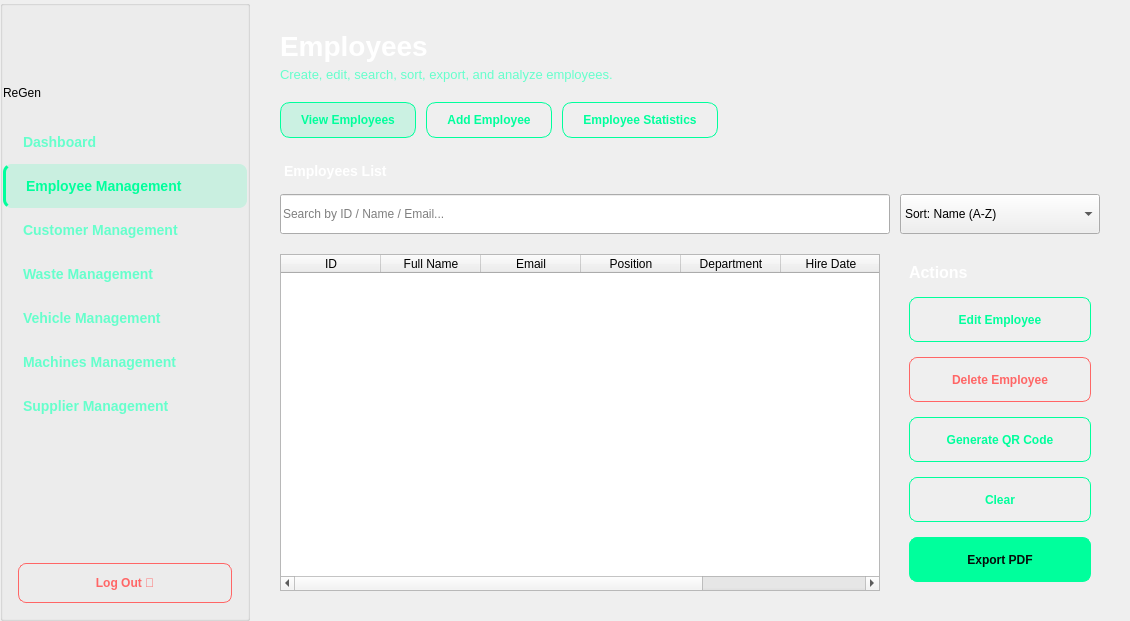
    <widget class="QWidget" name="employe">
     <layout class="QHBoxLayout" name="employeeMainLayout">
      <property name="spacing">
       <number>0</number>
      </property>
      <property name="leftMargin">
       <number>0</number>
      </property>
      <property name="topMargin">
       <number>0</number>
      </property>
      <property name="rightMargin">
       <number>0</number>
      </property>
      <property name="bottomMargin">
       <number>0</number>
      </property>
      <item>
       <widget class="QGroupBox" name="sidebarGroup">
        <property name="minimumSize">
         <size>
          <width>250</width>
          <height>0</height>
         </size>
        </property>
        <property name="maximumSize">
         <size>
          <width>250</width>
          <height>16777215</height>
         </size>
        </property>
        <property name="title">
         <string/>
        </property>
        <layout class="QVBoxLayout" name="sidebarLayout">
         <property name="spacing">
          <number>0</number>
         </property>
         <property name="leftMargin">
          <number>0</number>
         </property>
         <property name="topMargin">
          <number>0</number>
         </property>
         <property name="rightMargin">
          <number>0</number>
         </property>
         <property name="bottomMargin">
          <number>0</number>
         </property>
         <item>
          <layout class="QHBoxLayout" name="empLogoContainerLayout">
           <item>
            <spacer name="horizontalSpacer_empLogoLeft">
             <property name="orientation">
              <enum>Qt::Orientation::Horizontal</enum>
             </property>
             <property name="sizeHint" stdset="0">
              <size>
               <width>0</width>
               <height>0</height>
              </size>
             </property>
            </spacer>
           </item>
           <item>
            <widget class="QLabel" name="empSidebarLogo">
             <property name="minimumSize">
              <size>
               <width>180</width>
               <height>80</height>
              </size>
             </property>
             <property name="maximumSize">
              <size>
               <width>180</width>
               <height>80</height>
              </size>
             </property>
             <property name="text">
              <string/>
             </property>
             <property name="pixmap">
              <pixmap resource="resource.qrc">:/image/images/logo.png</pixmap>
             </property>
             <property name="scaledContents">
              <bool>false</bool>
             </property>
             <property name="alignment">
              <set>Qt::AlignmentFlag::AlignCenter</set>
             </property>
            </widget>
           </item>
           <item>
            <spacer name="horizontalSpacer_empLogoRight">
             <property name="orientation">
              <enum>Qt::Orientation::Horizontal</enum>
             </property>
             <property name="sizeHint" stdset="0">
              <size>
               <width>0</width>
               <height>0</height>
              </size>
             </property>
            </spacer>
           </item>
          </layout>
         </item>
         <item>
          <widget class="QLabel" name="empSidebarTitle">
           <property name="text">
            <string>ReGen</string>
           </property>
          </widget>
         </item>
         <item>
          <spacer name="verticalSpacer_empSidebar1">
           <property name="orientation">
            <enum>Qt::Orientation::Vertical</enum>
           </property>
           <property name="sizeType">
            <enum>QSizePolicy::Policy::Fixed</enum>
           </property>
           <property name="sizeHint" stdset="0">
            <size>
             <width>20</width>
             <height>20</height>
            </size>
           </property>
          </spacer>
         </item>
         <item>
          <widget class="QPushButton" name="btnEmpDashboard">
           <property name="styleSheet">
            <string notr="true">QPushButton {
    background-color: transparent;
    border: none;
    border-radius: 8px;
    padding: 14px 20px;
    color: #66ffcc;
    text-align: left;
    font-size: 14px;
    font-weight: 500;
}

QPushButton:hover {
    background-color: rgba(0, 255, 156, 0.1);
    color: #00ff9c;
}</string>
           </property>
           <property name="text">
            <string>Dashboard</string>
           </property>
          </widget>
         </item>
         <item>
          <widget class="QPushButton" name="btnEmpEmployee">
           <property name="styleSheet">
            <string notr="true">QPushButton {
    background-color: rgba(0, 255, 156, 0.15);
    border: none;
    border-radius: 8px;
    padding: 14px 20px;
    color: #00ff9c;
    text-align: left;
    font-size: 14px;
    font-weight: 600;
    border-left: 3px solid #00ff9c;
}</string>
           </property>
           <property name="text">
            <string>Employee Management</string>
           </property>
          </widget>
         </item>
         <item>
          <widget class="QPushButton" name="btnEmpCustomer">
           <property name="styleSheet">
            <string notr="true">QPushButton {
    background-color: transparent;
    border: none;
    border-radius: 8px;
    padding: 14px 20px;
    color: #66ffcc;
    text-align: left;
    font-size: 14px;
    font-weight: 500;
}

QPushButton:hover {
    background-color: rgba(0, 255, 156, 0.1);
    color: #00ff9c;
}</string>
           </property>
           <property name="text">
            <string>Customer Management</string>
           </property>
          </widget>
         </item>
         <item>
          <widget class="QPushButton" name="btnEmpWaste">
           <property name="styleSheet">
            <string notr="true">QPushButton {
    background-color: transparent;
    border: none;
    border-radius: 8px;
    padding: 14px 20px;
    color: #66ffcc;
    text-align: left;
    font-size: 14px;
    font-weight: 500;
}

QPushButton:hover {
    background-color: rgba(0, 255, 156, 0.1);
    color: #00ff9c;
}</string>
           </property>
           <property name="text">
            <string>Waste Management</string>
           </property>
          </widget>
         </item>
         <item>
          <widget class="QPushButton" name="btnEmpVehicle">
           <property name="styleSheet">
            <string notr="true">QPushButton {
    background-color: transparent;
    border: none;
    border-radius: 8px;
    padding: 14px 20px;
    color: #66ffcc;
    text-align: left;
    font-size: 14px;
    font-weight: 500;
}

QPushButton:hover {
    background-color: rgba(0, 255, 156, 0.1);
    color: #00ff9c;
}</string>
           </property>
           <property name="text">
            <string>Vehicle Management</string>
           </property>
          </widget>
         </item>
         <item>
          <widget class="QPushButton" name="btnEmpMachines">
           <property name="styleSheet">
            <string notr="true">QPushButton {
    background-color: transparent;
    border: none;
    border-radius: 8px;
    padding: 14px 20px;
    color: #66ffcc;
    text-align: left;
    font-size: 14px;
    font-weight: 500;
}

QPushButton:hover {
    background-color: rgba(0, 255, 156, 0.1);
    color: #00ff9c;
}</string>
           </property>
           <property name="text">
            <string>Machines Management</string>
           </property>
          </widget>
         </item>
         <item>
          <widget class="QPushButton" name="btnEmpSupplier">
           <property name="styleSheet">
            <string notr="true">QPushButton {
    background-color: transparent;
    border: none;
    border-radius: 8px;
    padding: 14px 20px;
    color: #66ffcc;
    text-align: left;
    font-size: 14px;
    font-weight: 500;
}

QPushButton:hover {
    background-color: rgba(0, 255, 156, 0.1);
    color: #00ff9c;
}</string>
           </property>
           <property name="text">
            <string>Supplier Management</string>
           </property>
          </widget>
         </item>
         <item>
          <spacer name="verticalSpacer_empSidebar2">
           <property name="orientation">
            <enum>Qt::Orientation::Vertical</enum>
           </property>
           <property name="sizeHint" stdset="0">
            <size>
             <width>0</width>
             <height>0</height>
            </size>
           </property>
          </spacer>
         </item>
         <item>
          <widget class="QPushButton" name="btnEmpLogout">
           <property name="styleSheet">
            <string notr="true">QPushButton {
    background-color: transparent;
    border: 1px solid #ff6666;
    border-radius: 8px;
    padding: 12px 20px;
    color: #ff6666;
    font-weight: 600;
    margin: 0px 15px 15px 15px;
}

QPushButton:hover {
    background-color: rgba(255, 102, 102, 0.1);
}</string>
           </property>
           <property name="text">
            <string>Log Out 🚪</string>
           </property>
          </widget>
         </item>
        </layout>
       </widget>
      </item>
      <item>
       <widget class="QWidget" name="empMainContent" native="true">
        <layout class="QVBoxLayout" name="empContentLayout">
         <property name="spacing">
          <number>20</number>
         </property>
         <property name="leftMargin">
          <number>30</number>
         </property>
         <property name="topMargin">
          <number>30</number>
         </property>
         <property name="rightMargin">
          <number>30</number>
         </property>
         <property name="bottomMargin">
          <number>30</number>
         </property>
         <item>
          <layout class="QHBoxLayout" name="empHeaderLayout">
           <item>
            <layout class="QVBoxLayout" name="empTitleLayout">
             <property name="spacing">
              <number>5</number>
             </property>
             <item>
              <widget class="QLabel" name="empPageTitle">
               <property name="styleSheet">
                <string notr="true">QLabel {
    font-size: 28px;
    font-weight: 700;
    color: #ffffff;
    background: transparent;
    border: none;
}</string>
               </property>
               <property name="text">
                <string>Employees</string>
               </property>
              </widget>
             </item>
             <item>
              <widget class="QLabel" name="empPageSubtitle">
               <property name="styleSheet">
                <string notr="true">QLabel {
    font-size: 13px;
    font-weight: 400;
    color: #66ffcc;
    background: transparent;
    border: none;
}</string>
               </property>
               <property name="text">
                <string>Create, edit, search, sort, export, and analyze employees.</string>
               </property>
              </widget>
             </item>
            </layout>
           </item>
           <item>
            <spacer name="horizontalSpacer_empHeader">
             <property name="orientation">
              <enum>Qt::Orientation::Horizontal</enum>
             </property>
             <property name="sizeHint" stdset="0">
              <size>
               <width>0</width>
               <height>0</height>
              </size>
             </property>
            </spacer>
           </item>
          </layout>
         </item>
         <item>
          <layout class="QHBoxLayout" name="empTopActionsLayout">
           <property name="spacing">
            <number>10</number>
           </property>
           <item>
            <widget class="QPushButton" name="btnEmpView">
             <property name="styleSheet">
              <string notr="true">QPushButton {
    background-color: rgba(0, 255, 156, 0.15);
    border: 1px solid #00ff9c;
    border-radius: 10px;
    padding: 10px 20px;
    color: #00ff9c;
    font-weight: 600;
}</string>
             </property>
             <property name="text">
              <string>View Employees</string>
             </property>
            </widget>
           </item>
           <item>
            <widget class="QPushButton" name="btnEmpAdd">
             <property name="styleSheet">
              <string notr="true">QPushButton {
    background-color: transparent;
    border: 1px solid #00ff9c;
    border-radius: 10px;
    padding: 10px 20px;
    color: #00ff9c;
    font-weight: 600;
}

QPushButton:hover {
    background-color: rgba(0, 255, 156, 0.1);
}</string>
             </property>
             <property name="text">
              <string>Add Employee</string>
             </property>
            </widget>
           </item>
           <item>
            <widget class="QPushButton" name="btnEmpStats">
             <property name="styleSheet">
              <string notr="true">QPushButton {
    background-color: transparent;
    border: 1px solid #00ff9c;
    border-radius: 10px;
    padding: 10px 20px;
    color: #00ff9c;
    font-weight: 600;
}

QPushButton:hover {
    background-color: rgba(0, 255, 156, 0.1);
}</string>
             </property>
             <property name="text">
              <string>Employee Statistics</string>
             </property>
            </widget>
           </item>
           <item>
            <spacer name="horizontalSpacer_empTopActions">
             <property name="orientation">
              <enum>Qt::Orientation::Horizontal</enum>
             </property>
             <property name="sizeHint" stdset="0">
              <size>
               <width>0</width>
               <height>0</height>
              </size>
             </property>
            </spacer>
           </item>
          </layout>
         </item>
         <item>
          <widget class="QWidget" name="empSearchWidget" native="true">
           <layout class="QVBoxLayout" name="empSearchLayout">
            <property name="spacing">
             <number>10</number>
            </property>
            <property name="leftMargin">
             <number>0</number>
            </property>
            <property name="topMargin">
             <number>0</number>
            </property>
            <property name="rightMargin">
             <number>0</number>
            </property>
            <property name="bottomMargin">
             <number>0</number>
            </property>
            <item>
             <widget class="QLabel" name="lblEmpList">
              <property name="styleSheet">
               <string notr="true">QLabel {
    font-size: 14px;
    font-weight: 600;
    color: #ffffff;
    background: transparent;
    border: none;
    padding: 5px 0px;
}</string>
              </property>
              <property name="text">
               <string>Employees List</string>
              </property>
             </widget>
            </item>
            <item>
             <layout class="QHBoxLayout" name="empSearchInputLayout">
              <property name="spacing">
               <number>10</number>
              </property>
              <item>
               <widget class="QLineEdit" name="empSearchBox">
                <property name="minimumSize">
                 <size>
                  <width>0</width>
                  <height>40</height>
                 </size>
                </property>
                <property name="placeholderText">
                 <string>Search by ID / Name / Email...</string>
                </property>
               </widget>
              </item>
              <item>
               <widget class="QComboBox" name="empSortComboBox">
                <property name="minimumSize">
                 <size>
                  <width>200</width>
                  <height>40</height>
                 </size>
                </property>
                <property name="maximumSize">
                 <size>
                  <width>250</width>
                  <height>16777215</height>
                 </size>
                </property>
                <item>
                 <property name="text">
                  <string>Sort: Name (A-Z)</string>
                 </property>
                </item>
                <item>
                 <property name="text">
                  <string>Sort: Department</string>
                 </property>
                </item>
                <item>
                 <property name="text">
                  <string>Sort: Salary</string>
                 </property>
                </item>
                <item>
                 <property name="text">
                  <string>Sort: Date (Newest)</string>
                 </property>
                </item>
               </widget>
              </item>
             </layout>
            </item>
           </layout>
          </widget>
         </item>
         <item>
          <layout class="QHBoxLayout" name="empTableActionsLayout">
           <property name="spacing">
            <number>20</number>
           </property>
           <item>
            <widget class="QTableWidget" name="empTable">
             <property name="minimumSize">
              <size>
               <width>600</width>
               <height>0</height>
              </size>
             </property>
             <property name="selectionMode">
              <enum>QAbstractItemView::SelectionMode::SingleSelection</enum>
             </property>
             <property name="selectionBehavior">
              <enum>QAbstractItemView::SelectionBehavior::SelectRows</enum>
             </property>
             <column>
              <property name="text">
               <string>ID</string>
              </property>
             </column>
             <column>
              <property name="text">
               <string>Full Name</string>
              </property>
             </column>
             <column>
              <property name="text">
               <string>Email</string>
              </property>
             </column>
             <column>
              <property name="text">
               <string>Position</string>
              </property>
             </column>
             <column>
              <property name="text">
               <string>Department</string>
              </property>
             </column>
             <column>
              <property name="text">
               <string>Hire Date</string>
              </property>
             </column>
             <column>
              <property name="text">
               <string>Salary</string>
              </property>
             </column>
            </widget>
           </item>
           <item>
            <widget class="QFrame" name="empActionsPanel">
             <property name="minimumSize">
              <size>
               <width>200</width>
               <height>0</height>
              </size>
             </property>
             <property name="maximumSize">
              <size>
               <width>220</width>
               <height>16777215</height>
              </size>
             </property>
             <layout class="QVBoxLayout" name="empActionsPanelLayout">
              <property name="spacing">
               <number>15</number>
              </property>
              <item>
               <widget class="QLabel" name="lblEmpActions">
                <property name="styleSheet">
                 <string notr="true">QLabel {
    font-size: 16px;
    font-weight: 600;
    color: #ffffff;
    background: transparent;
    border: none;
    padding: 0px;
}</string>
                </property>
                <property name="text">
                 <string>Actions</string>
                </property>
               </widget>
              </item>
              <item>
               <widget class="QPushButton" name="btnEmpEdit">
                <property name="minimumSize">
                 <size>
                  <width>0</width>
                  <height>45</height>
                 </size>
                </property>
                <property name="styleSheet">
                 <string notr="true">QPushButton {
    background-color: transparent;
    border: 1px solid #00ff9c;
    border-radius: 8px;
    padding: 12px 15px;
    color: #00ff9c;
    font-weight: 500;
}

QPushButton:hover {
    background-color: rgba(0, 255, 156, 0.1);
}</string>
                </property>
                <property name="text">
                 <string>Edit Employee</string>
                </property>
               </widget>
              </item>
              <item>
               <widget class="QPushButton" name="btnEmpDelete">
                <property name="minimumSize">
                 <size>
                  <width>0</width>
                  <height>45</height>
                 </size>
                </property>
                <property name="styleSheet">
                 <string notr="true">QPushButton {
    background-color: transparent;
    border: 1px solid #ff6666;
    border-radius: 8px;
    padding: 12px 15px;
    color: #ff6666;
    font-weight: 500;
}

QPushButton:hover {
    background-color: rgba(255, 102, 102, 0.1);
}</string>
                </property>
                <property name="text">
                 <string>Delete Employee</string>
                </property>
               </widget>
              </item>
              <item>
               <widget class="QPushButton" name="btnEmpQRCode">
                <property name="minimumSize">
                 <size>
                  <width>0</width>
                  <height>45</height>
                 </size>
                </property>
                <property name="styleSheet">
                 <string notr="true">QPushButton {
    background-color: transparent;
    border: 1px solid #00ff9c;
    border-radius: 8px;
    padding: 12px 15px;
    color: #00ff9c;
    font-weight: 500;
}

QPushButton:hover {
    background-color: rgba(0, 255, 156, 0.1);
}</string>
                </property>
                <property name="text">
                 <string>Generate QR Code</string>
                </property>
               </widget>
              </item>
              <item>
               <widget class="QPushButton" name="btnEmpClear">
                <property name="minimumSize">
                 <size>
                  <width>0</width>
                  <height>45</height>
                 </size>
                </property>
                <property name="styleSheet">
                 <string notr="true">QPushButton {
    background-color: transparent;
    border: 1px solid #00ff9c;
    border-radius: 8px;
    padding: 12px 15px;
    color: #00ff9c;
    font-weight: 500;
}

QPushButton:hover {
    background-color: rgba(0, 255, 156, 0.1);
}</string>
                </property>
                <property name="text">
                 <string>Clear</string>
                </property>
               </widget>
              </item>
              <item>
               <spacer name="verticalSpacer_empActions">
                <property name="orientation">
                 <enum>Qt::Orientation::Vertical</enum>
                </property>
                <property name="sizeHint" stdset="0">
                 <size>
                  <width>0</width>
                  <height>0</height>
                 </size>
                </property>
               </spacer>
              </item>
              <item>
               <widget class="QPushButton" name="btnEmpExport">
                <property name="minimumSize">
                 <size>
                  <width>0</width>
                  <height>45</height>
                 </size>
                </property>
                <property name="styleSheet">
                 <string notr="true">QPushButton {
    background-color: #00ff9c;
    border: 1px solid #00ff9c;
    border-radius: 8px;
    padding: 12px 15px;
    color: #050d0a;
    font-weight: 600;
}

QPushButton:hover {
    background-color: #33ffcc;
}</string>
                </property>
                <property name="text">
                 <string>Export PDF</string>
                </property>
               </widget>
              </item>
             </layout>
            </widget>
           </item>
          </layout>
         </item>
        </layout>
       </widget>
      </item>
     </layout>
    </widget>
